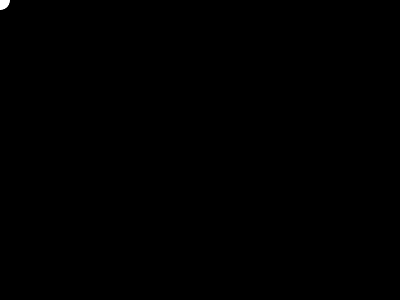
Frame 1 (no input)
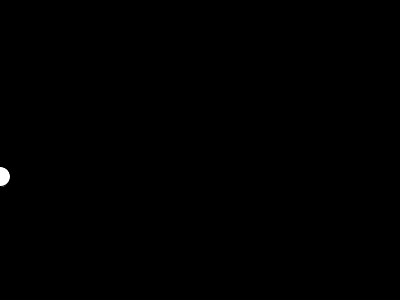
Frame 60 (the mouse pressed at the canvas centre just before this capture)
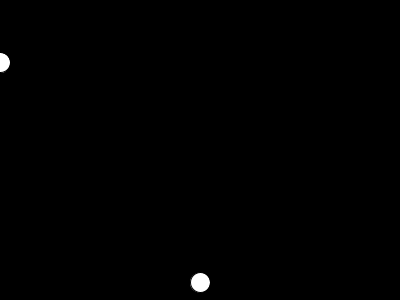
Frame 120 (the mouse held since frame 60 and released just before this capture)

The Processing sketch that drew these frames (run headless with seeded random() and noise(); from frame 60 on, the mouse is pressed at the canvas centre):

// Processing sketch: q9_2_5
// ── q9_2_5.pde
float[] y = new float[100];
float[] x = new float[100];
float[] vy = new float[100];
int idx = 1;
float d = 20;

void setup() {
  size(400, 300);
}

void draw() {
  for (int i = 0; i < x.length; i++) {
    y[i] += vy[i];
    if (y[i] + 2 / d > height) {
      vy[i] = -vy[i];
    } else {
      vy[i] += 0.1;
    }
  }
  background(0);
  for (int i = 0; i < x.length; i++) {
    ellipse(x[i], y[i], d, d);
  }
}

void mousePressed(){
  x[idx] = mouseX;
  y[idx] = mouseY;
  vy[idx] = 0;
  idx ++;
}
